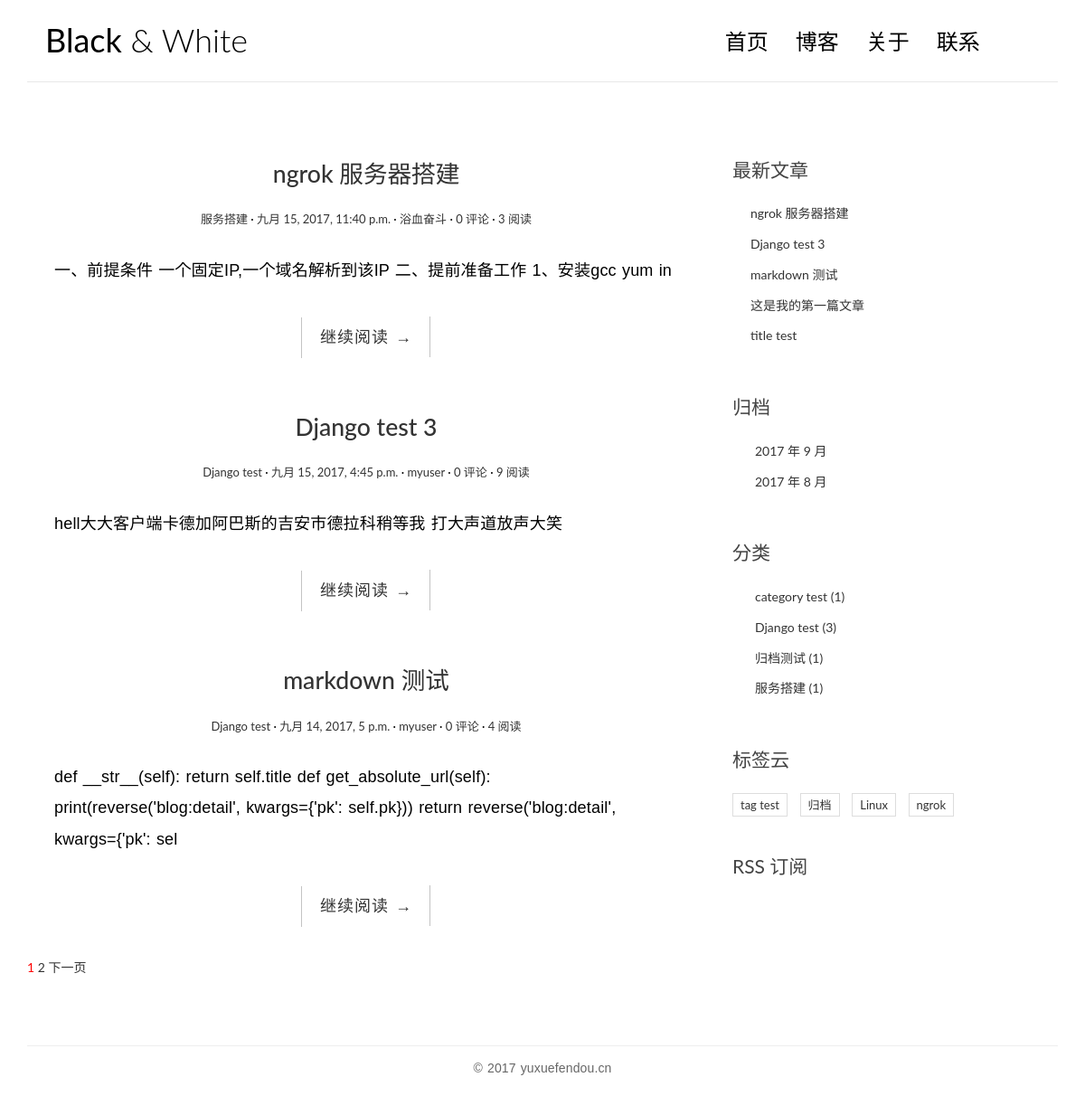
The page / on the database its author committed.
### blog/models.py (models this page shows, shortened)
@python_2_unicode_compatible
class Post(models.Model):
    title = models.CharField(max_length=70)
    body = models.TextField()
    created_time = models.DateTimeField()
    modified_time = models.DateTimeField()
    excerpt = models.CharField(max_length=200, blank=True)
    category = models.ForeignKey('Category')
    tags = models.ManyToManyField(Tag, blank=True)
    author = models.ForeignKey(User)
    views = models.PositiveIntegerField(default=0)
    class Meta:
        ordering = ['-created_time']
    def get_absolute_url(self):
        print(reverse('blog:detail', kwargs={'pk': self.pk}))
        return reverse('blog:detail', kwargs={'pk': self.pk})

@python_2_unicode_compatible
class Category(models.Model):
    name = models.CharField(max_length=100)

@python_2_unicode_compatible
class Tag(models.Model):
    name = models.CharField(max_length=100)

### blog/views.py (the view, shortened to what this page needs)
# urls.py: url(r'^$', views.IndexView.as_view(), name='index'),
class IndexView(ListView):
    model = Post
    template_name = 'blog/index.html'
    context_object_name = 'post_list'
    paginate_by = 3
    def get_context_data(self, **kwargs):
        context = super().get_context_data(**kwargs)
        paginator = context.get('paginator')
        page = context.get('page_obj')
        is_paginated = context.get('is_paginated')
        pagination_data = self.pagination_data(paginator, page, is_paginated)
        context.update(pagination_data)
        return context
    def pagination_data(self, paginator, page, is_paginated):
        if not is_paginated:
            return {}
        left = []
        right = []
        left_has_more = False
        right_has_more = False
        first = False
        last = False
        page_number = page.number
        total_pages = paginator.num_pages
        page_range = paginator.page_range
        if page_number == 1:
            right = page_range[page_number:page_number + 2]
            if right[-1] < total_pages - 1:
                right_has_more = True
            if right[-1] < total_pages:
                last = True
        elif page_number == total_pages:
            left = page_range[(page_number - 3) if (page_number - 3) > 0 else 0:page_number - 1]
            if left[0] > 2:
                left_has_more = True
            if left[0] > 1:
                first = True
        data = {
            'left': left,
            'right': right,
            'left_has_more': left_has_more,
            'right_has_more': right_has_more,
            'first': first,
            'last': last,
        }
        return data

### blog/templatetags/blog_tags.py (called while the page is built)
@register.simple_tag
def get_recent_posts(num=5):
    return Post.objects.all().order_by('-created_time')[:num]

@register.simple_tag
def archivs():
    return Post.objects.dates('created_time','month',order='DESC')

@register.simple_tag
def get_categories():
    return Category.objects.annotate(num_posts=Count('post')).filter(num_posts__gt=0)

@register.simple_tag
def get_tags():
    return Tag.objects.annotate(num_posts=Count('post')).filter(num_posts__gt=0)

### templates/blog/index.html (shortened to what this page needs)
{% extends 'base.html' %}
{% block main %}
    {% for post in post_list %}
        <article class="post post-{{ post.pk }}">
            <header class="entry-header">
                <h1 class="entry-title">
                    <a href="{{ post.get_absolute_url }}">{{ post.title }}</a>
                </h1>
                <div class="entry-meta">
                    <span class="post-category"><a href="#">{{ post.category.name }}</a></span>
                    <span class="post-date"><a href="#"><time class="entry-date"
                                                              datetime="{{ post.created_time }}">{{ post.created_time }}</time></a></span>
                    <span class="post-author"><a href="#">{{ post.author }}</a></span>
                    <span class="comments-link"><a
                            href="{{ post.get_absolute_url }}">{{ post.comment_set.count }} 评论</a></span>
                    <span class="views-count"><a href="#">{{ post.views }} 阅读</a></span>
                </div>
            </header>
            <div class="entry-content clearfix">
                <p>{{ post.excerpt }}</p>
                <div class="read-more cl-effect-14">
                    <a href="{{ post.get_absolute_url }}" class="more-link">继续阅读 <span class="meta-nav">→</span></a>
                </div>
            </div>
        </article>
    {% empty %}
        <div class="no-post">暂时还没有发布的文章！</div>
    {% endfor %}
    {% if is_paginated %}
        <div class="pagination">
            <a href="?page={{ page_obj.number }}" style="color: red">{{ page_obj.number }}</a>
            {% if right %}
                {% for i in right %}
                    <a href="?page={{ i }}">{{ i }}</a>
                {% endfor %}
            {% endif %}
            {% if page_obj.has_next %}
                <a href="?page={{ page_obj.next_page_number }}">下一页</a>
            {% endif %}
        </div>
    {% endif %}
{% endblock main %}

### templates/base.html (shortened to what this page needs)
{% load staticfiles %}
{% load blog_tags %}
<!DOCTYPE html>
<html>
<head>
    <link rel="stylesheet" href="http://code.ionicframework.com/ionicons/2.0.1/css/ionicons.min.css">
    <link rel="stylesheet" href="{% static 'blog/css/bootstrap.min.css' %}">
    <link rel="stylesheet" href="{% static 'blog/css/pace.css' %}">
    <link rel="stylesheet" href="{% static 'blog/css/custom.css' %}">
    <link rel="stylesheet" href="{% static 'blog/css/highlights/github.css' %}">
</head>
<body>
<div class="container">
    <header id="site-header">
        <div class="row">
            <div class="col-md-4 col-sm-5 col-xs-8">
                <div class="logo">
                    <h1><a href="{% url 'blog:index' %}"><b>Black</b> &amp; White</a></h1>
                </div>
            </div>
            <div class="col-md-8 col-sm-7 col-xs-4">
                <nav class="main-nav" role="navigation">
                    <div class="collapse navbar-collapse" id="bs-example-navbar-collapse-1">
                        <ul class="nav navbar-nav navbar-right">
                            <li class="cl-effect-11"><a href="{% url 'blog:index' %}" data-hover="首页">首页</a></li>
                            <li class="cl-effect-11"><a href="full-width.html" data-hover="博客">博客</a></li>
                            <li class="cl-effect-11"><a href="about.html" data-hover="关于">关于</a></li>
                            <li class="cl-effect-11"><a href="contact.html" data-hover="联系">联系</a></li>
                        </ul>
                    </div>
                </nav>
            </div>
        </div>
    </header>
</div>
<div class="content-body">
    <div class="container">
        <div class="row">
            <main class="col-md-8">
                {% block main %}
                {% endblock main %}
            </main>
            <aside class="col-md-4">
                <div class="widget widget-recent-posts">
                    <h3 class="widget-title">最新文章</h3>
                    {% get_recent_posts as recent_post_list %}
                    <ul>
                        {% for post in recent_post_list %}
                            <li>
                                <a href="{{ post.get_absolute_url }}  ">{{ post.title }}</a>
                            </li>
                        {% empty %}
                            暂无文章
                        {% endfor %}
                    </ul>
                </div>
                <div class="widget widget-archives">
                    <h3 class="widget-title">归档</h3>
                    {% archivs as date_list %}
                    <ul>
                        {% for date in date_list %}
                            <li>
                                <a href="{% url 'blog:archives' date.year date.month %}">{{ date.year }}
                                    年 {{ date.month }} 月</a>
                            </li>
                        {% empty %}
                            暂无归档
                            </ul>
                        {% endfor %}
                </div>
                <div class="widget widget-category">
                    <h3 class="widget-title">分类</h3>
                    {% get_categories as category_list %}
                    <ul>
                        {% for category in category_list %}
                            <li>
                                <a href="{% url 'blog:category' category.pk %}">{{ category.name }} <span
                                        class="post-count">({{ category.num_posts }})</span></a>
                            </li>
                        {% empty %}
                            暂无分类
                            </ul>
                        {% endfor %}
                </div>
                <div class="widget widget-tag-cloud">
                    <h3 class="widget-title">标签云</h3>
                    {% get_tags as tag_list %}
                    <ul>
                        {% for tag in tag_list %}
                            <li>
                                <a href="{% url 'blog:tag' tag.pk %}">{{ tag.name }}</a>
                            </li>
                        {% endfor %}
                    </ul>
                </div>
                <div class="rss">
                    <a href="{% url 'rss' %}"> RSS 订阅</a>
                </div>
            </aside>
        </div>
    </div>
</div>
<footer id="site-footer">
    <div class="container">
        <div class="row">
            <div class="col-md-12">
                <p class="copyright">&copy 2017 yuxuefendou.cn
                </p>
            </div>
        </div>
    </div>
</footer>
</body>
</html>

### blog/static/blog/css/custom.css (style rules this page uses)
* { outline: none; }
h1, h2, h3, h4, h5, h6 { margin-top: 0; }
b { font-weight: 400; }
a { color: #333; }
body { color: #444; font-family: 'Lato', sans-serif; }
p { font-family: 'Ubuntu', sans-serif; font-weight: 400; word-spacing: 1px; letter-spacing: 0.01em; }
#site-header { background-color: #FFF; padding: 25px 20px; margin-bottom: 40px; border-bottom: 1px solid #e7e7e7; }
.logo h1 a { color: #000; }
.logo h1 { margin: 0; font-family: 'Lato', sans-serif; font-weight: 300; }
.main-nav { margin-top: 11px; max-width: 95%; }
.main-nav a { color: #000000 !important; padding: 0 0 5px 0 !important; margin-right: 30px; font-family: 'Lato', sans-serif; font-weight: 300; font-size: 24px; }
.cl-effect-11 a { padding: 10px 0; color: #0972b4; text-shadow: none; }
.cl-effect-11 a::before { position: absolute; top: 0; left: 0; overflow: hidden; padding: 0 0 5px 0 !important; max-width: 0; border-bottom: 1px solid #000; color: #000; content: attr(data-hover); white-space: nowrap; -webkit-transition: max-width 0.5s; -moz-transition: max-width 0.5s; transition: max-width 0.5s; }
.content-body { padding-bottom: 4em; }
.post { background: #fff; padding: 30px 30px 0; }
.entry-title { text-align: center; font-size: 1.9em; margin-bottom: 20px; line-height: 1.6; padding: 10px 20px 0; }
.entry-meta { text-align: center; color: #DDDDDD; font-size: 13px; margin-bottom: 30px; }
.entry-content { font-size: 18px; line-height: 1.9; font-weight: 300; color: #000; }
.post-category::after, .post-date::after, .post-author::after, .comments-link::after { content: ' ·'; color: #000; }
.read-more { font-family: 'Ubuntu', sans-serif; font-weight: 400; word-spacing: 1px; letter-spacing: 0.01em; text-align: center; margin-top: 20px; }
.cl-effect-14 a { padding: 0 20px; height: 45px; line-height: 45px; position: relative; display: inline-block; margin: 15px 25px; letter-spacing: 1px; font-weight: 400; text-shadow: 0 0 1px rgba(255, 255, 255, 0.3); }
.cl-effect-14 a::before, .cl-effect-14 a::after { position: absolute; width: 45px; height: 1px; background: #C3C3C3; content: ''; -webkit-transition: all 0.3s; -moz-transition: all 0.3s; transition: all 0.3s; pointer-events: none; }
.cl-effect-14 a::before { top: 0; left: 0; -webkit-transform: rotate(90deg); -moz-transform: rotate(90deg); transform: rotate(90deg); -webkit-transform-origin: 0 0; -moz-transform-origin: 0 0; transform-origin: 0 0; }
.cl-effect-14 a::after { right: 0; bottom: 0; -webkit-transform: rotate(90deg); -moz-transform: rotate(90deg); transform: rotate(90deg); -webkit-transform-origin: 100% 0; -moz-transform-origin: 100% 0; transform-origin: 100% 0; }
.widget { background: #fff; padding: 30px 0 0; }
.widget-title { font-size: 1.5em; margin-bottom: 20px; line-height: 1.6; padding: 10px 0 0; font-weight: 400; }
.widget-recent-posts ul { padding: 0; margin: 0; padding-left: 20px; }
.widget-recent-posts ul li { list-style-type: none; position: relative; line-height: 170%; margin-bottom: 10px; }
.widget-recent-posts ul li::before { content: '\f3d3'; font-family: "Ionicons"; position: absolute; left: -17px; top: 3px; font-size: 16px; color: #000; }
.widget-archives ul { padding: 0; margin: 0; padding-left: 25px; }
.widget-archives ul li { list-style-type: none; position: relative; line-height: 170%; margin-bottom: 10px; }
.widget-archives ul li::before { content: '\f3f3'; font-family: "Ionicons"; position: absolute; left: -25px; top: 1px; font-size: 16px; color: #000; }
.widget-category ul { padding: 0; margin: 0; padding-left: 25px; }
.widget-category ul li { list-style-type: none; position: relative; line-height: 170%; margin-bottom: 10px; }
.widget-category ul li::before { content: '\f3fe'; font-family: "Ionicons"; position: absolute; left: -25px; top: 1px; font-size: 18px; color: #000; }
.widget-tag-cloud ul { padding: 0; margin: 0; margin-right: -10px; }
.widget-tag-cloud ul li { list-style-type: none; font-size: 13px; display: inline-block; margin-right: 10px; margin-bottom: 10px; padding: 3px 8px; border: 1px solid #ddd; }
.rss { font-size: 21px; margin-top: 30px; }
.rss a { color: #444; }
#site-footer { padding-top: 10px; padding: 0 0 1.5em 0; }
.copyright { text-align: center; padding-top: 1em; margin: 0; border-top: 1px solid #eee; color: #666; }

### rows shown on the page
Post: title "ngrok 服务器搭建", category.name "服务搭建", created_time "九月 15, 2017, 11:40 p.m.", author "浴血奋斗", comment_set.count "0", views "3", excerpt "一、前提条件 一个固定IP,一个域名解析到该IP 二、提前准备工作 1、安装gcc yum in"
Post: title "Django test 3", category.name "Django test", created_time "九月 15, 2017, 4:45 p.m.", author "myuser", comment_set.count "0", views "9", excerpt "hell大大客户端卡德加阿巴斯的吉安市德拉科稍等我 打大声道放声大笑"
Post: title "markdown 测试", category.name "Django test", created_time "九月 14, 2017, 5 p.m.", author "myuser", comment_set.count "0", views "4", excerpt "def __str__(self): return self.title def get_absolute_url(self): print(reverse('blog:detail', kwargs={'pk': self.pk})) return reverse('blog:detail', kwargs={'pk': sel"
Post: title "这是我的第一篇文章"
Post: title "title test"
Category: name "category test", num_posts "1"
Category: name "Django test", num_posts "3"
Category: name "归档测试", num_posts "1"
Category: name "服务搭建", num_posts "1"
Tag: name "tag test"
Tag: name "归档"
Tag: name "Linux"
Tag: name "ngrok"

### other values the page prints
{{ page_obj.number }} "1"
{{ i }} "2"
{{ date.year }} "2017" "2017"
{{ date.month }} "9" "8"
